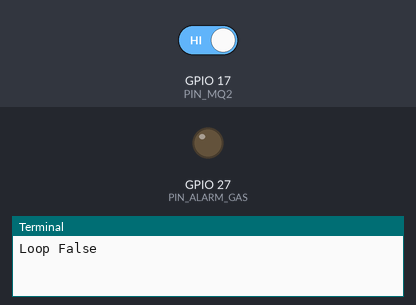
Bench run of a program on a simulated Raspberry Pi (BCM pin numbers). Shown: output pins drawn as LEDs (lit = HIGH), the last lines printed to the terminal. The test bench sets the inputs (shaded band); at power-on: GPIO 17 (PIN_MQ2) HIGH. The WebIOPi server calls setup() once and loop() repeatedly.

Above: at 1.2 s.
1.3 s: GPIO 17 (PIN_MQ2) driven LOW
At 3.3 s:
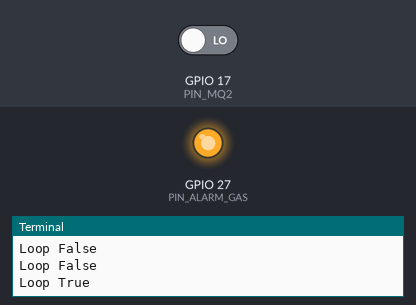
5.0 s: GPIO 17 (PIN_MQ2) driven HIGH
At 5.6 s:
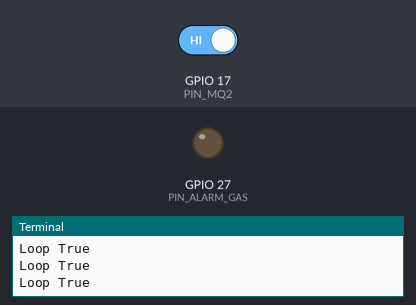
Timing chart, 0 to 8.0 s (numbered marks = the images above; inputs shaded):
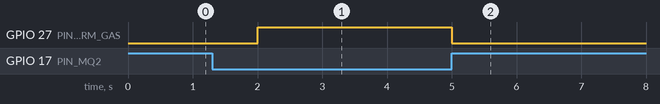

Measured:
- after the input at 1.3 s, GPIO 27 (PIN_ALARM_GAS): LOW → HIGH after 0.70 s
- after the input at 5.0 s, GPIO 27 (PIN_ALARM_GAS): HIGH → LOW at once

The program:

t2.py
```python
#!/usr/bin/python
import webiopi
import datetime
import json
import datetime
import sys
import Adafruit_DHT
#
GPIO = webiopi.GPIO
#GPIO.setmode(GPIO.BCM)
#
global  bAlarmGAS,nowDatetime,humidity,temperature
#
# DH11(temp/humidity sensor) connected to pin 04(BMC)
# MQ2(FC-22) (GAS sensor) connected to the pin 17(BMC)
# 27(BMC)illumination if gas ALARM
DH11 = 11
PIN_DH11 = 4
PIN_MQ2 = 17
PIN_ALARM_GAS = 27
PIN_LIGHT_SWITCH = 22
#==========================================
#
# setup function is automatically called at WebIOPi startup
#
def setup():
    GPIO.setFunction(PIN_DH11, GPIO.IN)
    GPIO.setFunction(PIN_MQ2, GPIO.IN)
    GPIO.setFunction(PIN_ALARM_GAS, GPIO.OUT)
    GPIO.digitalWrite(PIN_ALARM_GAS, GPIO.LOW)
#===========================================
#
# loop function is repeatedly called by WebIOPi
#
def loop():
    # check GAS ALARM and start ALARM SIGNAL
    # I thing this is the open collector!
    bAlarmGAS = GPIO.digitalRead(PIN_MQ2)== GPIO.LOW
    if bAlarmGAS:
        GPIO.digitalWrite(PIN_ALARM_GAS,GPIO.HIGH)
    else:
        GPIO.digitalWrite(PIN_ALARM_GAS, GPIO.LOW)
    webiopi.sleep(1)
    print("Loop",bAlarmGAS)
# destroy function is called at WebIOPi shutdown
def destroy():

    GPIO.digitalWrite(PIN_ALARM_GAS, GPIO.LOW)

@webiopi.macro
def getData():
   bAlarmGAS = GPIO.digitalRead(PIN_MQ2)==GPIO.LOW
   print ("GAS=",bAlarmGAS)
   nowDatetime = datetime.datetime.now().strftime("%Y-%m-%d %H:%M")
   humidity, temperature = Adafruit_DHT.read_retry(DH11, PIN_DH11)
   lista = [bAlarmGAS,nowDatetime,humidity,temperature]
   return json.dumps(lista)

   #return json.dumps("{0:0.1f} %0.1f" % (humidity, temperature))
```
